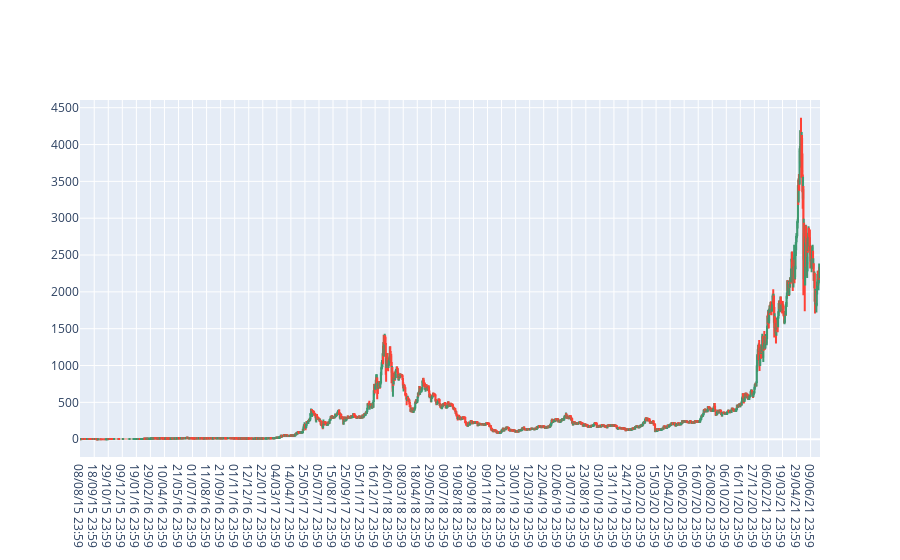

The cell this chart's notebook holds for it:
### Code cell
import plotly.graph_objects as go

candlestick = go.Candlestick(
                            x=etherium_df.index,
                            open=etherium_df['Open'],
                            high=etherium_df['High'],
                            low=etherium_df['Low'],
                            close=etherium_df['Close']
                            )

fig = go.Figure(data=[candlestick])
fig.update_layout(xaxis_rangeslider_visible=False)

fig.show()

### Figure 1 — Plotly figure (JSON) as saved in the notebook; plotly's stock layout.template omitted (floating-point values rounded to 4 significant figures; data arrays with more than 128 entries replaced by an {"elided": "..."} marker saying what was removed)
{"data": [{"close": {"elided": "2160 float values"}, "high": {"elided": "2160 float values"}, "low": {"elided": "2160 float values"}, "open": {"elided": "2160 float values"}, "type": "candlestick", "x": {"elided": "2160 str values"}}], "layout": {"xaxis": {"rangeslider": {"visible": false}}}}
